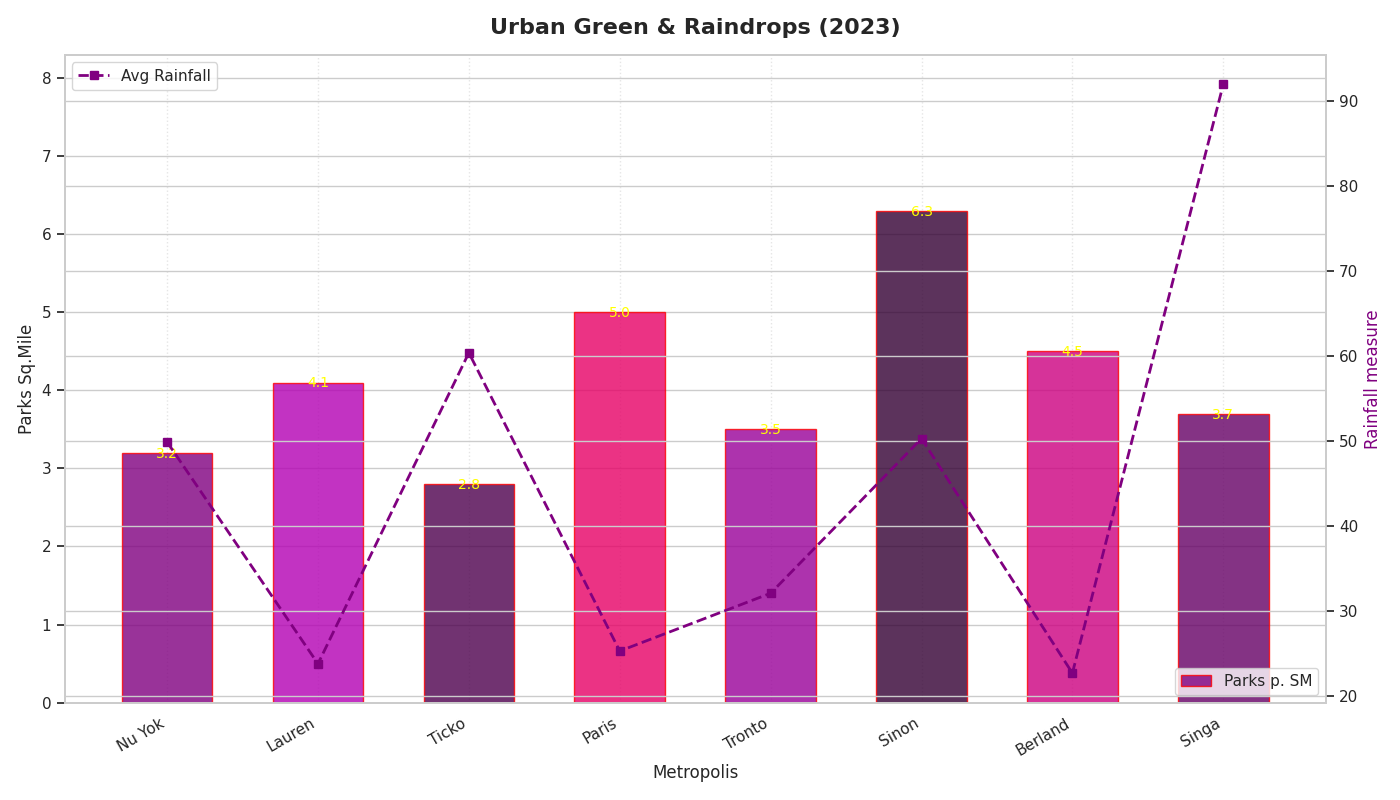

Write the Python code that produced this figure.
import matplotlib.pyplot as plt
import numpy as np

cities = ["Nu Yok", "Lauren", "Ticko", "Paris", "Tronto", "Sinon", "Berland", "Singa"]
parks_per_square_mile = np.array([3.2, 4.1, 2.8, 5.0, 3.5, 6.3, 4.5, 3.7])
average_rainfall = np.array([49.9, 23.8, 60.4, 25.3, 32.1, 50.3, 22.7, 92.0])

positions = np.arange(len(cities))
bar_width = 0.6

fig, ax1 = plt.subplots(figsize=(14, 8))

color_map = np.array([
    [0.5, 0.0, 0.5, 1.0],
    [0.7, 0.0, 0.7, 1.0],
    [0.3, 0.0, 0.3, 1.0],
    [0.9, 0.0, 0.4, 1.0],
    [0.6, 0.0, 0.6, 1.0],
    [0.2, 0.0, 0.2, 1.0],
    [0.8, 0.0, 0.5, 1.0],
    [0.4, 0.0, 0.4, 1.0],
])

bars = ax1.bar(positions, parks_per_square_mile, color=color_map, width=bar_width, alpha=0.8, edgecolor='red', label='Parks p. SM')

for bar, height in zip(bars, parks_per_square_mile):
    ax1.text(bar.get_x() + bar.get_width()/2, height - 0.1, f'{height:.1f}', ha='center', va='bottom', color='yellow', fontsize=10)

ax2 = ax1.twinx()
ax2.plot(positions, average_rainfall, color='purple', marker='s', linestyle='--', linewidth=2, label='Avg Rainfall')
ax2.set_ylabel('Rainfall measure', fontsize=12, color='purple')

ax1.set_xticks(positions)
ax1.set_xticklabels(cities, rotation=30, ha='right')
ax1.set_xlabel('Metropolis', fontsize=12)
ax1.set_ylabel('Parks Sq.Mile', fontsize=12)
ax1.set_ylim(0, max(parks_per_square_mile) + 2)
ax1.grid(axis='x', linestyle=':', alpha=0.5)

plt.title('Urban Green & Raindrops (2023)', fontsize=16, fontweight='bold', pad=15)

plt.tight_layout()

ax1.legend(loc='lower right')
ax2.legend(loc='upper left')

plt.show()
